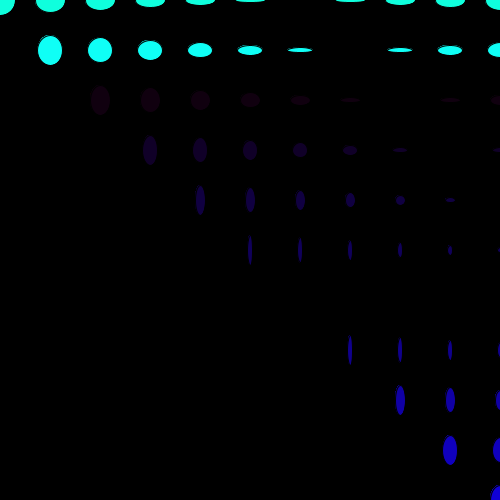
Frame 1 (no input)
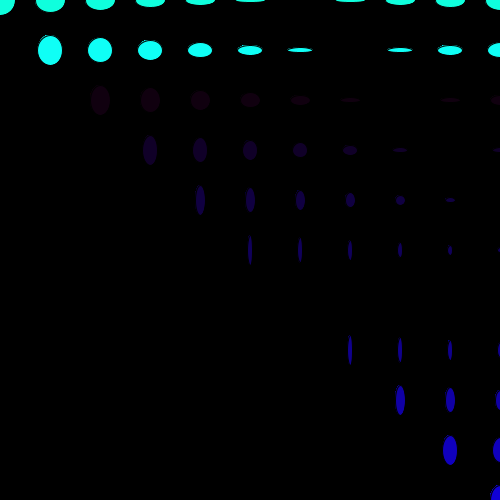
Frame 60 (the mouse pressed at the canvas centre just before this capture)
Frame 120 (the mouse held since frame 60 and released just before this capture): identical to frame 60, image omitted

The Processing sketch that drew these frames (run headless with seeded random() and noise(); from frame 60 on, the mouse is pressed at the canvas centre):

// Processing sketch: processing_38326
// ── processing_38326.pde

int x = 20;
int y =20;
int spacing =50;

int diameter = 30;

void setup (){
  size ( 500,500); 
  background (0,0,0); 
  
  smooth ( ); 
  
}



void draw (){
  for ( int i =0; i<=500; i=i+spacing){
    for (int j=0; j<=500; j=j+spacing){
  fill ( #0FFFDD+i/2);
     
    for (int k= 0; k<=500; k=k+30){
      
      ellipse (i+j, i, 30-i/10 ,30-j/10);
    }
    }
  }
  
  
  
}   
                                
